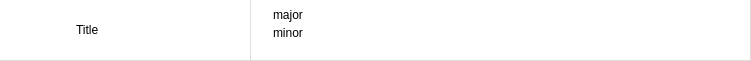
<?xml version="1.0" encoding="UTF-8"?>
<ui version="4.0">
 <class>InfoWidget</class>
 <widget class="QWidget" name="InfoWidget">
  <property name="geometry">
   <rect>
    <x>0</x>
    <y>0</y>
    <width>751</width>
    <height>61</height>
   </rect>
  </property>
  <property name="sizePolicy">
   <sizepolicy hsizetype="Preferred" vsizetype="Expanding">
    <horstretch>0</horstretch>
    <verstretch>0</verstretch>
   </sizepolicy>
  </property>
  <property name="minimumSize">
   <size>
    <width>0</width>
    <height>61</height>
   </size>
  </property>
  <property name="windowTitle">
   <string>InfoWidget</string>
  </property>
  <property name="autoFillBackground">
   <bool>false</bool>
  </property>
  <property name="styleSheet">
   <string notr="true">QWidget {
	background-color: #fff;
}

QWidget#mainWidget
{
	border: 1px solid #ddd;
}

QLabel#verticalLine
{
	background-color: #ddd;
}

QWidget#majorText {
	font-size: 14px;
	color: #444;
}

QWidget#minorText {
	font-size: 12px;
	color: #828282;
}

QWidget#titleText {
	font-size: 16px;
	color: #a4e268;
}

QLabel#openArrowLabel
{
	border-image: url(:/arrow.png) 0 0 0 0 stretch stretch;
}</string>
  </property>
  <layout class="QVBoxLayout" name="verticalLayout_3">
   <property name="spacing">
    <number>0</number>
   </property>
   <property name="leftMargin">
    <number>0</number>
   </property>
   <property name="topMargin">
    <number>0</number>
   </property>
   <property name="rightMargin">
    <number>0</number>
   </property>
   <property name="bottomMargin">
    <number>0</number>
   </property>
   <item>
    <widget class="QWidget" name="mainWidget" native="true">
     <property name="enabled">
      <bool>true</bool>
     </property>
     <layout class="QHBoxLayout" name="horizontalLayout_2" stretch="1,0,2">
      <property name="spacing">
       <number>0</number>
      </property>
      <property name="leftMargin">
       <number>0</number>
      </property>
      <property name="topMargin">
       <number>0</number>
      </property>
      <property name="rightMargin">
       <number>1</number>
      </property>
      <property name="bottomMargin">
       <number>1</number>
      </property>
      <item>
       <widget class="QWidget" name="iconPanel" native="true">
        <property name="sizePolicy">
         <sizepolicy hsizetype="Preferred" vsizetype="Expanding">
          <horstretch>0</horstretch>
          <verstretch>0</verstretch>
         </sizepolicy>
        </property>
        <layout class="QVBoxLayout" name="verticalLayout_4">
         <property name="spacing">
          <number>0</number>
         </property>
         <property name="leftMargin">
          <number>0</number>
         </property>
         <property name="topMargin">
          <number>0</number>
         </property>
         <property name="rightMargin">
          <number>0</number>
         </property>
         <property name="bottomMargin">
          <number>0</number>
         </property>
         <item>
          <layout class="QHBoxLayout" name="horizontalLayout">
           <property name="spacing">
            <number>20</number>
           </property>
           <property name="leftMargin">
            <number>16</number>
           </property>
           <item>
            <widget class="QLabel" name="titleIcon">
             <property name="minimumSize">
              <size>
               <width>40</width>
               <height>40</height>
              </size>
             </property>
             <property name="maximumSize">
              <size>
               <width>40</width>
               <height>40</height>
              </size>
             </property>
             <property name="text">
              <string/>
             </property>
            </widget>
           </item>
           <item>
            <widget class="QLabel" name="titleLabel">
             <property name="text">
              <string>Title</string>
             </property>
            </widget>
           </item>
          </layout>
         </item>
        </layout>
       </widget>
      </item>
      <item>
       <widget class="QLabel" name="verticalLine">
        <property name="minimumSize">
         <size>
          <width>1</width>
          <height>0</height>
         </size>
        </property>
        <property name="maximumSize">
         <size>
          <width>1</width>
          <height>16777215</height>
         </size>
        </property>
        <property name="text">
         <string/>
        </property>
       </widget>
      </item>
      <item>
       <widget class="QWidget" name="infoPanel" native="true">
        <property name="sizePolicy">
         <sizepolicy hsizetype="Preferred" vsizetype="Expanding">
          <horstretch>0</horstretch>
          <verstretch>0</verstretch>
         </sizepolicy>
        </property>
        <layout class="QHBoxLayout" name="horizontalLayout_4">
         <property name="spacing">
          <number>10</number>
         </property>
         <property name="leftMargin">
          <number>0</number>
         </property>
         <property name="topMargin">
          <number>0</number>
         </property>
         <property name="rightMargin">
          <number>8</number>
         </property>
         <property name="bottomMargin">
          <number>0</number>
         </property>
         <item>
          <widget class="QWidget" name="infoWidget" native="true">
           <property name="sizePolicy">
            <sizepolicy hsizetype="Preferred" vsizetype="Expanding">
             <horstretch>0</horstretch>
             <verstretch>0</verstretch>
            </sizepolicy>
           </property>
           <layout class="QVBoxLayout" name="verticalLayout" stretch="0,0,0">
            <property name="spacing">
             <number>4</number>
            </property>
            <property name="leftMargin">
             <number>22</number>
            </property>
            <property name="topMargin">
             <number>8</number>
            </property>
            <property name="rightMargin">
             <number>0</number>
            </property>
            <property name="bottomMargin">
             <number>6</number>
            </property>
            <item>
             <widget class="QLabel" name="majorLabel">
              <property name="text">
               <string>major</string>
              </property>
             </widget>
            </item>
            <item>
             <widget class="QLabel" name="minorLabel">
              <property name="text">
               <string>minor</string>
              </property>
             </widget>
            </item>
            <item>
             <widget class="QWidget" name="gadgetWidget" native="true">
              <property name="sizePolicy">
               <sizepolicy hsizetype="Preferred" vsizetype="Expanding">
                <horstretch>0</horstretch>
                <verstretch>0</verstretch>
               </sizepolicy>
              </property>
              <property name="minimumSize">
               <size>
                <width>0</width>
                <height>0</height>
               </size>
              </property>
              <layout class="QVBoxLayout" name="verticalLayout_6">
               <property name="spacing">
                <number>0</number>
               </property>
               <property name="leftMargin">
                <number>0</number>
               </property>
               <property name="topMargin">
                <number>0</number>
               </property>
               <property name="rightMargin">
                <number>0</number>
               </property>
               <property name="bottomMargin">
                <number>0</number>
               </property>
              </layout>
             </widget>
            </item>
           </layout>
          </widget>
         </item>
         <item>
          <widget class="QLabel" name="openArrowLabel">
           <property name="minimumSize">
            <size>
             <width>22</width>
             <height>22</height>
            </size>
           </property>
           <property name="maximumSize">
            <size>
             <width>22</width>
             <height>22</height>
            </size>
           </property>
           <property name="text">
            <string/>
           </property>
           <property name="alignment">
            <set>Qt::AlignCenter</set>
           </property>
          </widget>
         </item>
        </layout>
       </widget>
      </item>
     </layout>
    </widget>
   </item>
  </layout>
 </widget>
 <layoutdefault spacing="6" margin="11"/>
 <resources>
  <include location="resources.qrc"/>
 </resources>
 <connections/>
</ui>
